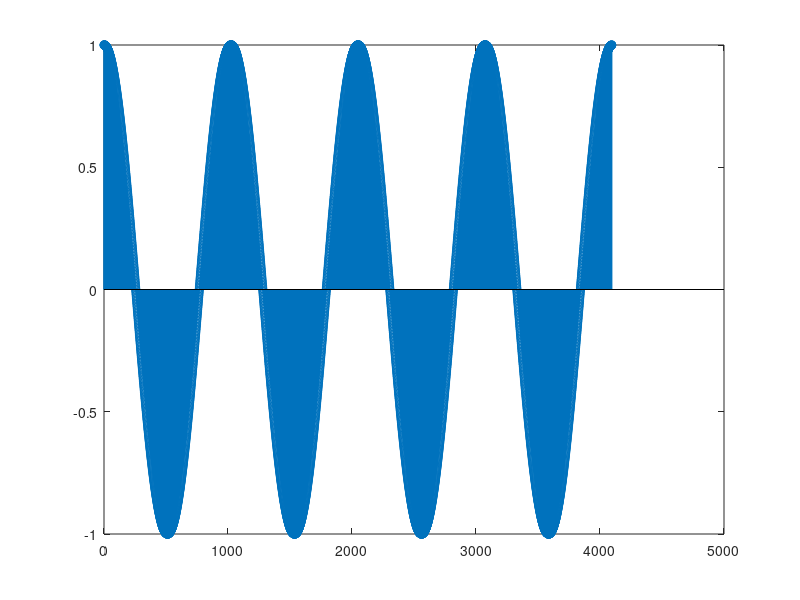

Recreate this plot in MATLAB.
%Jamie Ping 27563132 ELEC342 CK-X
%Lab1, q3ii

clear
clc
clf

n=[0:4095] %sample along 4 periods
N=1024
x=cos( (2*3.14)/N*n ) %x[n]
stem(n,x)

x2=cos( (2*3.14)/N*(n+1024) ) %x[n+1024]

%check if x[1]-x[1+1024]
Y=cos( (2*3.14)/N*1 ) - cos( (2*3.14)/N*(1+1024) )
format long
%Y returns -1.446174497576891e-05